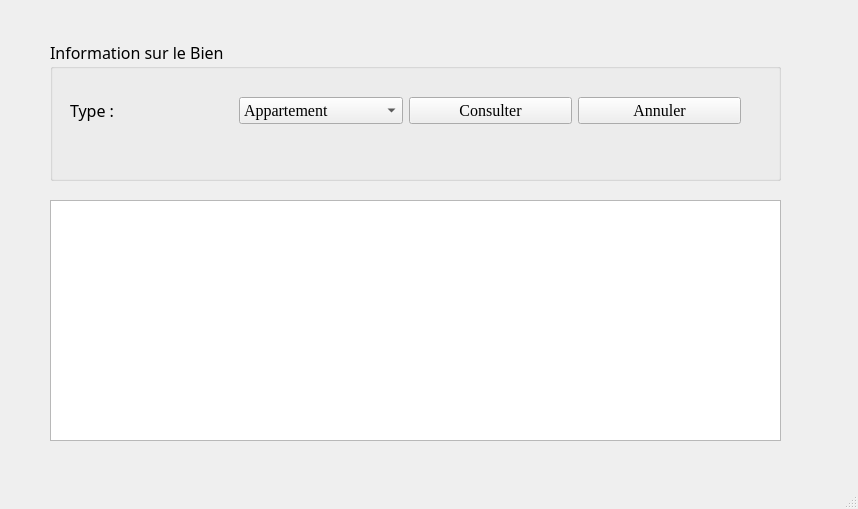
<?xml version="1.0" encoding="UTF-8"?>
<ui version="4.0">
 <class>GestConsulterBI</class>
 <widget class="QMainWindow" name="GestConsulterBI">
  <property name="geometry">
   <rect>
    <x>0</x>
    <y>0</y>
    <width>858</width>
    <height>509</height>
   </rect>
  </property>
  <property name="windowTitle">
   <string>MainWindow</string>
  </property>
  <widget class="QWidget" name="centralwidget">
   <widget class="QGroupBox" name="groupBox">
    <property name="geometry">
     <rect>
      <x>50</x>
      <y>40</y>
      <width>731</width>
      <height>141</height>
     </rect>
    </property>
    <property name="font">
     <font>
      <family>Algerian</family>
      <pointsize>12</pointsize>
     </font>
    </property>
    <property name="title">
     <string>Information sur le Bien</string>
    </property>
    <widget class="QWidget" name="gridLayoutWidget">
     <property name="geometry">
      <rect>
       <x>20</x>
       <y>40</y>
       <width>671</width>
       <height>61</height>
      </rect>
     </property>
     <layout class="QGridLayout" name="gridLayout">
      <item row="1" column="0">
       <widget class="QLabel" name="label">
        <property name="text">
         <string>Type : </string>
        </property>
       </widget>
      </item>
      <item row="1" column="2">
       <widget class="QPushButton" name="pushButtonConsulter">
        <property name="font">
         <font>
          <family>Times New Roman</family>
          <pointsize>12</pointsize>
         </font>
        </property>
        <property name="text">
         <string>Consulter</string>
        </property>
       </widget>
      </item>
      <item row="1" column="1">
       <widget class="QComboBox" name="comboBoxType">
        <property name="font">
         <font>
          <family>Times New Roman</family>
         </font>
        </property>
        <item>
         <property name="text">
          <string>Appartement</string>
         </property>
        </item>
        <item>
         <property name="text">
          <string>Studio</string>
         </property>
        </item>
        <item>
         <property name="text">
          <string>Villa</string>
         </property>
        </item>
       </widget>
      </item>
      <item row="1" column="3">
       <widget class="QPushButton" name="pushButton_2">
        <property name="font">
         <font>
          <family>Times New Roman</family>
          <pointsize>12</pointsize>
         </font>
        </property>
        <property name="text">
         <string>Annuler</string>
        </property>
       </widget>
      </item>
     </layout>
    </widget>
   </widget>
   <widget class="QTableView" name="tableView">
    <property name="geometry">
     <rect>
      <x>50</x>
      <y>200</y>
      <width>731</width>
      <height>241</height>
     </rect>
    </property>
    <property name="font">
     <font>
      <family>Times New Roman</family>
      <pointsize>11</pointsize>
     </font>
    </property>
   </widget>
  </widget>
  <widget class="QMenuBar" name="menubar">
   <property name="geometry">
    <rect>
     <x>0</x>
     <y>0</y>
     <width>858</width>
     <height>28</height>
    </rect>
   </property>
  </widget>
  <widget class="QStatusBar" name="statusbar"/>
 </widget>
 <resources/>
 <connections/>
</ui>
